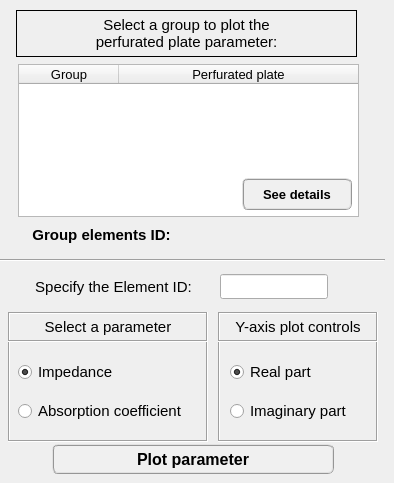
     <widget class="QWidget" name="tab_preview">
      <property name="enabled">
       <bool>true</bool>
      </property>
      <attribute name="title">
       <string>Preview</string>
      </attribute>
      <widget class="QFrame" name="frame_4">
       <property name="enabled">
        <bool>true</bool>
       </property>
       <property name="geometry">
        <rect>
         <x>218</x>
         <y>312</y>
         <width>160</width>
         <height>130</height>
        </rect>
       </property>
       <property name="minimumSize">
        <size>
         <width>160</width>
         <height>130</height>
        </size>
       </property>
       <property name="maximumSize">
        <size>
         <width>160</width>
         <height>130</height>
        </size>
       </property>
       <property name="sizeIncrement">
        <size>
         <width>0</width>
         <height>110</height>
        </size>
       </property>
       <property name="font">
        <font>
         <weight>50</weight>
         <bold>false</bold>
        </font>
       </property>
       <property name="frameShape">
        <enum>QFrame::Box</enum>
       </property>
       <property name="frameShadow">
        <enum>QFrame::Sunken</enum>
       </property>
       <widget class="QWidget" name="verticalLayoutWidget_10">
        <property name="geometry">
         <rect>
          <x>12</x>
          <y>38</y>
          <width>142</width>
          <height>83</height>
         </rect>
        </property>
        <layout class="QVBoxLayout" name="verticalLayout_15">
         <item>
          <widget class="QRadioButton" name="radioButton_plotReal">
           <property name="minimumSize">
            <size>
             <width>140</width>
             <height>22</height>
            </size>
           </property>
           <property name="maximumSize">
            <size>
             <width>140</width>
             <height>22</height>
            </size>
           </property>
           <property name="font">
            <font>
             <family>MS Shell Dlg 2</family>
             <pointsize>11</pointsize>
             <weight>50</weight>
             <italic>false</italic>
             <bold>false</bold>
            </font>
           </property>
           <property name="text">
            <string>Real part</string>
           </property>
           <property name="checked">
            <bool>true</bool>
           </property>
          </widget>
         </item>
         <item>
          <widget class="QRadioButton" name="radioButton_plotImag">
           <property name="minimumSize">
            <size>
             <width>140</width>
             <height>22</height>
            </size>
           </property>
           <property name="maximumSize">
            <size>
             <width>140</width>
             <height>22</height>
            </size>
           </property>
           <property name="font">
            <font>
             <family>MS Shell Dlg 2</family>
             <pointsize>11</pointsize>
             <weight>50</weight>
             <italic>false</italic>
             <bold>false</bold>
            </font>
           </property>
           <property name="text">
            <string>Imaginary part</string>
           </property>
          </widget>
         </item>
        </layout>
       </widget>
       <widget class="QLabel" name="label_23">
        <property name="enabled">
         <bool>true</bool>
        </property>
        <property name="geometry">
         <rect>
          <x>0</x>
          <y>0</y>
          <width>160</width>
          <height>30</height>
         </rect>
        </property>
        <property name="sizePolicy">
         <sizepolicy hsizetype="Preferred" vsizetype="Expanding">
          <horstretch>0</horstretch>
          <verstretch>0</verstretch>
         </sizepolicy>
        </property>
        <property name="minimumSize">
         <size>
          <width>160</width>
          <height>30</height>
         </size>
        </property>
        <property name="maximumSize">
         <size>
          <width>160</width>
          <height>20</height>
         </size>
        </property>
        <property name="font">
         <font>
          <family>MS Shell Dlg 2</family>
          <pointsize>11</pointsize>
          <weight>50</weight>
          <italic>false</italic>
          <bold>false</bold>
         </font>
        </property>
        <property name="frameShape">
         <enum>QFrame::Box</enum>
        </property>
        <property name="frameShadow">
         <enum>QFrame::Sunken</enum>
        </property>
        <property name="text">
         <string>Y-axis plot controls</string>
        </property>
        <property name="textFormat">
         <enum>Qt::AutoText</enum>
        </property>
        <property name="scaledContents">
         <bool>false</bool>
        </property>
        <property name="alignment">
         <set>Qt::AlignCenter</set>
        </property>
        <property name="wordWrap">
         <bool>false</bool>
        </property>
        <property name="indent">
         <number>0</number>
        </property>
       </widget>
      </widget>
      <widget class="QFrame" name="frame_5">
       <property name="enabled">
        <bool>true</bool>
       </property>
       <property name="geometry">
        <rect>
         <x>8</x>
         <y>312</y>
         <width>200</width>
         <height>130</height>
        </rect>
       </property>
       <property name="minimumSize">
        <size>
         <width>200</width>
         <height>130</height>
        </size>
       </property>
       <property name="maximumSize">
        <size>
         <width>200</width>
         <height>130</height>
        </size>
       </property>
       <property name="sizeIncrement">
        <size>
         <width>0</width>
         <height>110</height>
        </size>
       </property>
       <property name="font">
        <font>
         <weight>50</weight>
         <bold>false</bold>
        </font>
       </property>
       <property name="frameShape">
        <enum>QFrame::Box</enum>
       </property>
       <property name="frameShadow">
        <enum>QFrame::Sunken</enum>
       </property>
       <widget class="QWidget" name="verticalLayoutWidget_11">
        <property name="geometry">
         <rect>
          <x>10</x>
          <y>38</y>
          <width>192</width>
          <height>83</height>
         </rect>
        </property>
        <layout class="QVBoxLayout" name="verticalLayout_16">
         <item>
          <widget class="QRadioButton" name="radioButton_impedance">
           <property name="minimumSize">
            <size>
             <width>190</width>
             <height>22</height>
            </size>
           </property>
           <property name="maximumSize">
            <size>
             <width>190</width>
             <height>22</height>
            </size>
           </property>
           <property name="font">
            <font>
             <family>MS Shell Dlg 2</family>
             <pointsize>11</pointsize>
             <weight>50</weight>
             <italic>false</italic>
             <bold>false</bold>
            </font>
           </property>
           <property name="text">
            <string>Impedance</string>
           </property>
           <property name="iconSize">
            <size>
             <width>30</width>
             <height>30</height>
            </size>
           </property>
           <property name="checked">
            <bool>true</bool>
           </property>
          </widget>
         </item>
         <item>
          <widget class="QRadioButton" name="radioButton_absortion">
           <property name="minimumSize">
            <size>
             <width>190</width>
             <height>22</height>
            </size>
           </property>
           <property name="maximumSize">
            <size>
             <width>190</width>
             <height>22</height>
            </size>
           </property>
           <property name="font">
            <font>
             <family>MS Shell Dlg 2</family>
             <pointsize>11</pointsize>
             <weight>50</weight>
             <italic>false</italic>
             <bold>false</bold>
            </font>
           </property>
           <property name="text">
            <string>Absorption coefficient</string>
           </property>
          </widget>
         </item>
        </layout>
       </widget>
       <widget class="QLabel" name="label_24">
        <property name="enabled">
         <bool>true</bool>
        </property>
        <property name="geometry">
         <rect>
          <x>0</x>
          <y>0</y>
          <width>200</width>
          <height>30</height>
         </rect>
        </property>
        <property name="sizePolicy">
         <sizepolicy hsizetype="Preferred" vsizetype="Expanding">
          <horstretch>0</horstretch>
          <verstretch>0</verstretch>
         </sizepolicy>
        </property>
        <property name="minimumSize">
         <size>
          <width>200</width>
          <height>30</height>
         </size>
        </property>
        <property name="maximumSize">
         <size>
          <width>200</width>
          <height>30</height>
         </size>
        </property>
        <property name="font">
         <font>
          <family>MS Shell Dlg 2</family>
          <pointsize>11</pointsize>
          <weight>50</weight>
          <italic>false</italic>
          <bold>false</bold>
         </font>
        </property>
        <property name="frameShape">
         <enum>QFrame::Box</enum>
        </property>
        <property name="frameShadow">
         <enum>QFrame::Sunken</enum>
        </property>
        <property name="text">
         <string>Select a parameter</string>
        </property>
        <property name="textFormat">
         <enum>Qt::AutoText</enum>
        </property>
        <property name="scaledContents">
         <bool>false</bool>
        </property>
        <property name="alignment">
         <set>Qt::AlignCenter</set>
        </property>
        <property name="wordWrap">
         <bool>false</bool>
        </property>
        <property name="indent">
         <number>0</number>
        </property>
       </widget>
      </widget>
      <widget class="QPushButton" name="pushButton_plot_parameter">
       <property name="geometry">
        <rect>
         <x>52</x>
         <y>444</y>
         <width>282</width>
         <height>30</height>
        </rect>
       </property>
       <property name="minimumSize">
        <size>
         <width>282</width>
         <height>30</height>
        </size>
       </property>
       <property name="maximumSize">
        <size>
         <width>282</width>
         <height>30</height>
        </size>
       </property>
       <property name="font">
        <font>
         <family>MS Shell Dlg 2</family>
         <pointsize>12</pointsize>
         <weight>75</weight>
         <italic>false</italic>
         <bold>true</bold>
        </font>
       </property>
       <property name="styleSheet">
        <string notr="true">QPushButton{border-radius: 6px; border-color: rgb(150, 150, 150); border-style: ridge; border-width: 2px; color: rgb(0, 0, 0); background-color: rgb(240, 240, 240); font: 75 bold 12pt &quot;MS Shell Dlg 2&quot;}
QPushButton:hover{border-radius: 6px; border-color: rgb(0, 170, 255); border-style: ridge; border-width: 2px; color: rgb(0, 0, 0); background-color: rgba(174, 213, 255, 100); font: 75 bold 12pt &quot;MS Shell Dlg 2&quot;}
QPushButton:pressed{border-radius: 6px; border-color: rgb(0, 170, 255); border-style: ridge; border-width: 3px; color: rgb(0, 0, 0); background-color: rgb(174, 213, 255); font: 75 bold 12pt &quot;MS Shell Dlg 2&quot;}</string>
       </property>
       <property name="text">
        <string>Plot parameter</string>
       </property>
      </widget>
      <widget class="QLabel" name="label_33">
       <property name="geometry">
        <rect>
         <x>16</x>
         <y>10</y>
         <width>341</width>
         <height>47</height>
        </rect>
       </property>
       <property name="font">
        <font>
         <family>MS Shell Dlg 2</family>
         <pointsize>11</pointsize>
         <weight>50</weight>
         <italic>false</italic>
         <bold>false</bold>
        </font>
       </property>
       <property name="frameShape">
        <enum>QFrame::Box</enum>
       </property>
       <property name="text">
        <string>Select a group to plot the 
perfurated plate parameter:</string>
       </property>
       <property name="textFormat">
        <enum>Qt::AutoText</enum>
       </property>
       <property name="alignment">
        <set>Qt::AlignCenter</set>
       </property>
      </widget>
      <widget class="QTreeWidget" name="treeWidget_perforated_plate_plot">
       <property name="geometry">
        <rect>
         <x>18</x>
         <y>64</y>
         <width>341</width>
         <height>153</height>
        </rect>
       </property>
       <property name="minimumSize">
        <size>
         <width>0</width>
         <height>0</height>
        </size>
       </property>
       <property name="maximumSize">
        <size>
         <width>16777215</width>
         <height>1000000</height>
        </size>
       </property>
       <property name="font">
        <font>
         <family>MS Shell Dlg 2</family>
         <pointsize>9</pointsize>
         <weight>50</weight>
         <italic>false</italic>
         <bold>false</bold>
        </font>
       </property>
       <property name="indentation">
        <number>1</number>
       </property>
       <property name="headerHidden">
        <bool>false</bool>
       </property>
       <attribute name="headerHighlightSections">
        <bool>false</bool>
       </attribute>
       <attribute name="headerShowSortIndicator" stdset="0">
        <bool>false</bool>
       </attribute>
       <attribute name="headerStretchLastSection">
        <bool>true</bool>
       </attribute>
       <column>
        <property name="text">
         <string>Group</string>
        </property>
        <property name="font">
         <font>
          <family>MS Shell Dlg 2</family>
          <pointsize>10</pointsize>
          <weight>50</weight>
          <italic>false</italic>
          <bold>false</bold>
         </font>
        </property>
        <property name="textAlignment">
         <set>AlignCenter</set>
        </property>
       </column>
       <column>
        <property name="text">
         <string>Perfurated plate</string>
        </property>
        <property name="font">
         <font>
          <family>MS Shell Dlg 2</family>
          <pointsize>10</pointsize>
          <weight>50</weight>
          <italic>false</italic>
          <bold>false</bold>
         </font>
        </property>
        <property name="textAlignment">
         <set>AlignCenter</set>
        </property>
       </column>
      </widget>
      <widget class="QPushButton" name="pushButton_get_information_plot">
       <property name="geometry">
        <rect>
         <x>242</x>
         <y>178</y>
         <width>110</width>
         <height>32</height>
        </rect>
       </property>
       <property name="minimumSize">
        <size>
         <width>110</width>
         <height>32</height>
        </size>
       </property>
       <property name="maximumSize">
        <size>
         <width>110</width>
         <height>32</height>
        </size>
       </property>
       <property name="font">
        <font>
         <family>MS Shell Dlg 2</family>
         <pointsize>10</pointsize>
         <weight>75</weight>
         <italic>false</italic>
         <bold>true</bold>
        </font>
       </property>
       <property name="styleSheet">
        <string notr="true">QPushButton{border-radius: 6px; border-color: rgb(150, 150, 150); border-style: ridge; border-width: 2px; color: rgb(0, 0, 0); background-color: rgb(240, 240, 240); font: 75 bold 10pt &quot;MS Shell Dlg 2&quot;}
QPushButton:hover{border-radius: 6px; border-color: rgb(0, 170, 255); border-style: ridge; border-width: 2px; color: rgb(0, 0, 0); background-color: rgba(174, 213, 255, 100); font: 75 bold 10pt &quot;MS Shell Dlg 2&quot;}
QPushButton:pressed{border-radius: 6px; border-color: rgb(0, 170, 255); border-style: ridge; border-width: 3px; color: rgb(0, 0, 0); background-color: rgb(174, 213, 255); font: 75 bold 10pt &quot;MS Shell Dlg 2&quot;}</string>
       </property>
       <property name="text">
        <string>See details</string>
       </property>
      </widget>
      <widget class="QLabel" name="label_3">
       <property name="geometry">
        <rect>
         <x>16</x>
         <y>274</y>
         <width>195</width>
         <height>25</height>
        </rect>
       </property>
       <property name="minimumSize">
        <size>
         <width>0</width>
         <height>25</height>
        </size>
       </property>
       <property name="maximumSize">
        <size>
         <width>16777215</width>
         <height>25</height>
        </size>
       </property>
       <property name="font">
        <font>
         <family>MS Shell Dlg 2</family>
         <pointsize>11</pointsize>
         <weight>50</weight>
         <italic>false</italic>
         <bold>false</bold>
        </font>
       </property>
       <property name="text">
        <string>Specify the Element ID:</string>
       </property>
       <property name="alignment">
        <set>Qt::AlignCenter</set>
       </property>
      </widget>
      <widget class="QLineEdit" name="lineEdit_specify_elementID">
       <property name="geometry">
        <rect>
         <x>220</x>
         <y>274</y>
         <width>108</width>
         <height>25</height>
        </rect>
       </property>
       <property name="minimumSize">
        <size>
         <width>108</width>
         <height>25</height>
        </size>
       </property>
       <property name="maximumSize">
        <size>
         <width>108</width>
         <height>25</height>
        </size>
       </property>
       <property name="font">
        <font>
         <family>Arial</family>
         <pointsize>11</pointsize>
         <weight>75</weight>
         <italic>true</italic>
         <bold>true</bold>
        </font>
       </property>
       <property name="styleSheet">
        <string notr="true">color: rgb(0, 0, 255);</string>
       </property>
       <property name="text">
        <string/>
       </property>
       <property name="alignment">
        <set>Qt::AlignCenter</set>
       </property>
      </widget>
      <widget class="QLabel" name="label_4">
       <property name="geometry">
        <rect>
         <x>10</x>
         <y>222</y>
         <width>183</width>
         <height>25</height>
        </rect>
       </property>
       <property name="minimumSize">
        <size>
         <width>0</width>
         <height>25</height>
        </size>
       </property>
       <property name="maximumSize">
        <size>
         <width>16777215</width>
         <height>25</height>
        </size>
       </property>
       <property name="font">
        <font>
         <family>MS Shell Dlg 2</family>
         <pointsize>11</pointsize>
         <weight>75</weight>
         <italic>false</italic>
         <bold>true</bold>
        </font>
       </property>
       <property name="text">
        <string>Group elements ID:</string>
       </property>
       <property name="alignment">
        <set>Qt::AlignCenter</set>
       </property>
      </widget>
      <widget class="Line" name="line_3">
       <property name="geometry">
        <rect>
         <x>0</x>
         <y>250</y>
         <width>385</width>
         <height>20</height>
        </rect>
       </property>
       <property name="orientation">
        <enum>Qt::Horizontal</enum>
       </property>
      </widget>
      <widget class="QLabel" name="label_elementID_plot">
       <property name="geometry">
        <rect>
         <x>193</x>
         <y>222</y>
         <width>167</width>
         <height>25</height>
        </rect>
       </property>
       <property name="minimumSize">
        <size>
         <width>0</width>
         <height>25</height>
        </size>
       </property>
       <property name="maximumSize">
        <size>
         <width>200</width>
         <height>25</height>
        </size>
       </property>
       <property name="font">
        <font>
         <family>MS Shell Dlg 2</family>
         <pointsize>11</pointsize>
         <weight>50</weight>
         <italic>false</italic>
         <bold>false</bold>
        </font>
       </property>
       <property name="text">
        <string/>
       </property>
       <property name="alignment">
        <set>Qt::AlignCenter</set>
       </property>
      </widget>
      <zorder>frame_4</zorder>
      <zorder>frame_5</zorder>
      <zorder>pushButton_plot_parameter</zorder>
      <zorder>label_33</zorder>
      <zorder>treeWidget_perforated_plate_plot</zorder>
      <zorder>label_3</zorder>
      <zorder>lineEdit_specify_elementID</zorder>
      <zorder>label_4</zorder>
      <zorder>line_3</zorder>
      <zorder>label_elementID_plot</zorder>
      <zorder>pushButton_get_information_plot</zorder>
     </widget>
